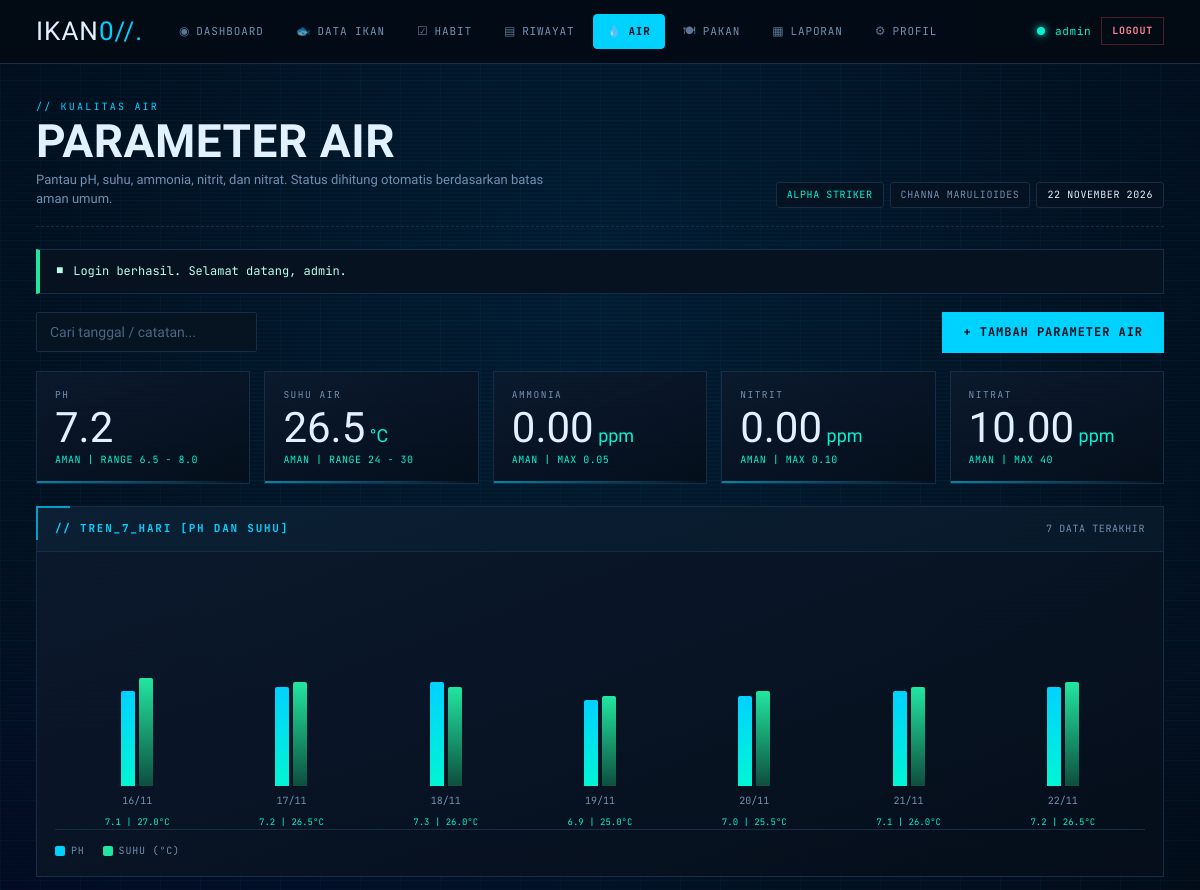
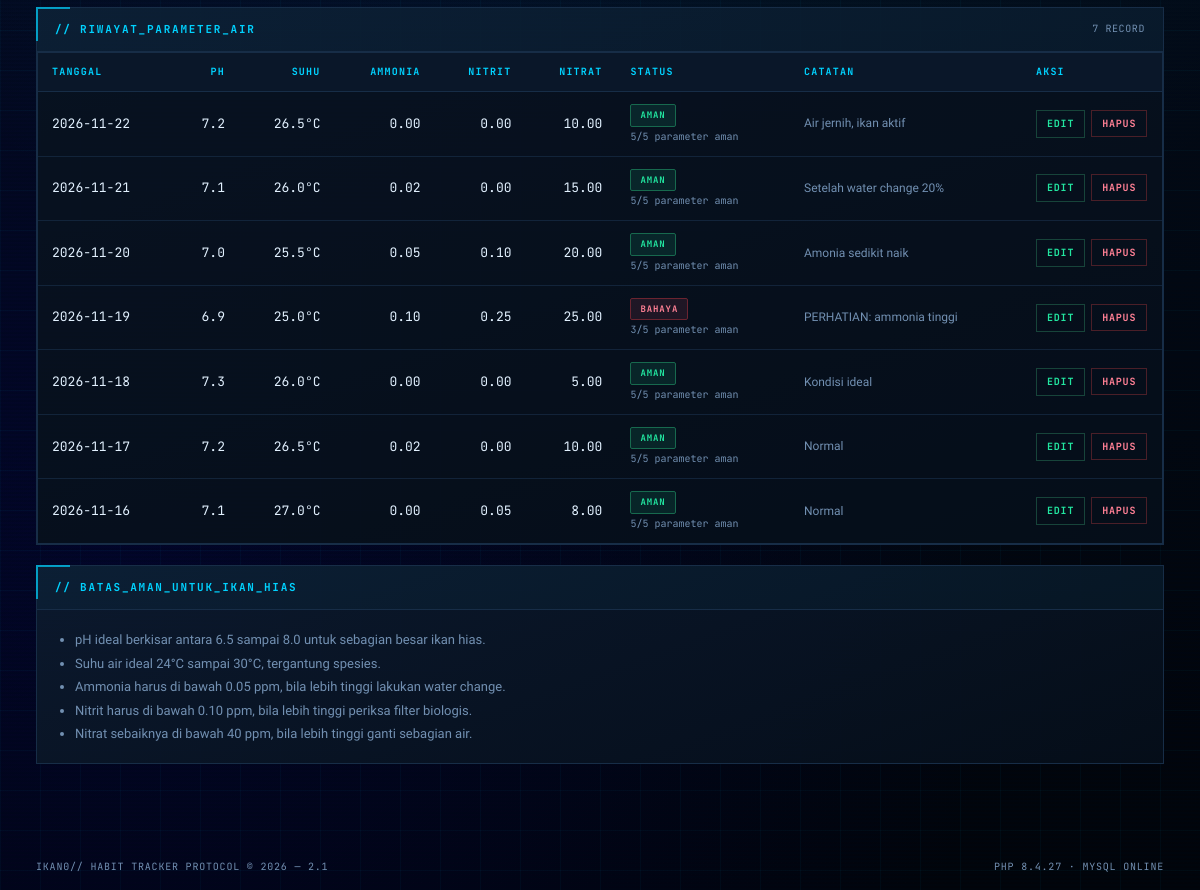
Screenshot of /air/index.php (signed in) with the database file from the repository (2 pictures, top to bottom).
### tables this page shows
CREATE TABLE IF NOT EXISTS `users` (
  `id`         INT AUTO_INCREMENT PRIMARY KEY,
  `username`   VARCHAR(50)  NOT NULL UNIQUE,
  `password`   VARCHAR(255) NOT NULL,
  `nama_ikan`  VARCHAR(60)  NOT NULL DEFAULT 'Ikan Cupang Alpha',
  `jenis_ikan` VARCHAR(60)  NOT NULL DEFAULT 'Betta splendens',
  `created_at` TIMESTAMP    DEFAULT CURRENT_TIMESTAMP
);

CREATE TABLE IF NOT EXISTS `water_params` (
  `id`         INT AUTO_INCREMENT PRIMARY KEY,
  `user_id`    INT NOT NULL,
  `tanggal`    DATE NOT NULL,
  `ph`         DECIMAL(3,1) NOT NULL DEFAULT 7.0,
  `suhu_c`     DECIMAL(4,1) NOT NULL DEFAULT 26.0,
  `ammonia`    DECIMAL(4,2) NOT NULL DEFAULT 0.00,
  `nitrit`     DECIMAL(4,2) NOT NULL DEFAULT 0.00,
  `nitrat`     DECIMAL(5,2) NOT NULL DEFAULT 0.00,
  `catatan`    VARCHAR(300) DEFAULT NULL,
  `created_at` TIMESTAMP DEFAULT CURRENT_TIMESTAMP,
  UNIQUE KEY `unique_user_date` (`user_id`, `tanggal`),
  CONSTRAINT `fk_water_user`
    FOREIGN KEY (`user_id`) REFERENCES `users`(`id`) ON DELETE CASCADE
);

### includes/auth.php (called while the page is built, shortened)
<?php
require_once __DIR__ . '/koneksi.php';
function current_user(): ?array
{
    return [
        'id'         => (int)$_SESSION['user_id'],
        'username'   => $_SESSION['username']    ?? 'Admin',
        'nama_ikan'  => $_SESSION['nama_ikan']   ?? 'Ikan Tanpa Nama',
        'jenis_ikan' => $_SESSION['jenis_ikan']  ?? 'Spesies tidak diketahui',
    ];
}
function sinkron_user_database(): void
{
    $id  = (int)$_SESSION['user_id'];
    $row = db_row(
        "SELECT id, username, nama_ikan, jenis_ikan FROM users WHERE id = ? LIMIT 1",
        'i',
        [$id]
    );
}
sinkron_user_database();
$theme_mode = $_COOKIE['ikan_theme'] ?? 'abyss-dark';

### includes/koneksi.php (called while the page is built, shortened)
<?php
$conn             = @new mysqli(DB_HOST, DB_USER, DB_PASS, DB_NAME);
$db_connected     = true;
if ($conn->connect_error) {
    $db_connected     = false;
    $db_error_message = $conn->connect_error;
    error_log('[IKAN] Koneksi database gagal: ' . $conn->connect_error);
} else {
    $conn->set_charset('utf8mb4');
}
function db_tipe($nilai): string
{
    if (is_int($nilai) || is_bool($nilai)) {
        return 'i';
    }
    return 's';
}
function db_jalankan(string $sql, array $params = [])
{
    global $conn, $db_connected;
    $stmt = $conn->prepare($sql);
    $tipe = '';
    foreach ($params as $nilai) {
        $tipe .= db_tipe($nilai);
    }
    $stmt->bind_param($tipe, ...array_values($params));
    if (!$stmt->execute()) {
        error_log('[IKAN] Eksekusi gagal: ' . $stmt->error . ' | ' . $sql);
        return false;
    }
    if ($stmt->field_count > 0) {
        $hasil = $stmt->get_result();
        return $hasil;
    }
    return $stmt;
}
function db_all(string $sql, string $types = '', array $params = []): array
{
    $hasil = db_jalankan($sql, $params);
    $baris = [];
    while ($row = $hasil->fetch_assoc()) {
        $baris[] = $row;
    }
    return $baris;
}
function db_row(string $sql, string $types = '', array $params = []): ?array
{
    $hasil = db_jalankan($sql, $params);
    $row = $hasil->fetch_assoc();
    return $row ?: null;
}

### includes/functions.php (called while the page is built, shortened)
<?php
function e($teks): string
{
    return htmlspecialchars((string)$teks, ENT_QUOTES, 'UTF-8');
}
function take_flash(): ?array
{
    $flash = $_SESSION['flash'];
    return $flash;
}
function nama_bulan(int $bulan): string
{
    $bulan_indonesia = [
        1 => 'Januari', 'Februari', 'Maret', 'April', 'Mei', 'Juni',
        'Juli', 'Agustus', 'September', 'Oktober', 'November', 'Desember'
    ];
    return $bulan_indonesia[$bulan] ?? '';
}
function tanggal_indonesia(string $tanggal): string
{
    $ts = strtotime($tanggal);
    return date('j', $ts) . ' ' . nama_bulan((int)date('n', $ts)) . ' ' . date('Y', $ts);
}
function ambil_water_params(int $user_id, int $limit = 30): array
{
    return db_all(
        "SELECT id, tanggal, ph, suhu_c, ammonia, nitrit, nitrat, catatan
         FROM water_params
         WHERE user_id = ?
         ORDER BY tanggal DESC, id DESC
         LIMIT " . max(1, $limit),
        'i',
        [$user_id]
    );
}
function ambil_grafik_air(int $user_id): array
{
    return db_all(
        "SELECT tanggal, ph, suhu_c, ammonia, nitrit, nitrat
         FROM water_params
         WHERE user_id = ?
           AND tanggal >= DATE_SUB(CURDATE(), INTERVAL 6 DAY)
         ORDER BY tanggal ASC",
        'i',
        [$user_id]
    );
}
function status_parameter_air(array $params): array
{
    $ph    = (float)$params['ph'];
    $suhu  = (float)$params['suhu_c'];
    $amonia = (float)$params['ammonia'];
    $nitrit = (float)$params['nitrit'];
    $nitrat = (float)$params['nitrat'];
    return [
        'ph'     => ($ph >= 6.5 && $ph <= 8.0) ? 'AMAN' : 'PERHATIAN',
        'suhu'   => ($suhu >= 24.0 && $suhu <= 30.0) ? 'AMAN' : 'PERHATIAN',
        'amonia' => ($amonia <= 0.05) ? 'AMAN' : 'BAHAYA',
        'nitrit' => ($nitrit <= 0.10) ? 'AMAN' : 'BAHAYA',
        'nitrat' => ($nitrat <= 40.0) ? 'AMAN' : 'PERHATIAN',
    ];
}

### air/index.php (the view, shortened to what this page needs)
<?php
require_once __DIR__ . '/../includes/auth.php';
require_once __DIR__ . '/../includes/functions.php';
$user   = current_user();
$daftar = ambil_water_params((int)$user['id'], 30);
$params = $daftar[0] ?? null;
$grafik = ambil_grafik_air((int)$user['id']);
$status = $params ? status_parameter_air($params) : [];
$page_title   = 'Parameter Air';
$page_eyebrow = 'KUALITAS AIR';
$page_desc    = 'Pantau pH, suhu, ammonia, nitrit, dan nitrat. Status dihitung otomatis berdasarkan batas aman umum.';
$active       = 'air';
include __DIR__ . '/../includes/header.php';
?>
<div class="toolbar">
  <div class="toolbar-group">
    <input class="form-input" type="text" placeholder="Cari tanggal / catatan..."
           style="max-width:280px;" data-table-filter="#tabelAir">
  </div>
  <a class="btn-cyber" href="<?= BASE_URL ?>air/tambah.php">+ TAMBAH PARAMETER AIR</a>
</div>
<?php if (empty($params)) { ?>
  <div class="panel">
    <div class="panel-body">
      <div class="empty-panel" style="border:none;">
        <span class="empty-mark">💧</span>
        <h3>Belum ada data parameter air</h3>
        <p>Tambahkan hasil tes air pertama Anda untuk mulai memantau kualitas air.</p>
        <a class="btn-cyber" href="<?= BASE_URL ?>air/tambah.php" style="margin-top:16px;">+ TAMBAH PARAMETER AIR</a>
      </div>
    </div>
  </div>
<?php } else { ?>
  <div class="stat-grid">
    <div class="stat-box">
      <div class="stat-label">pH</div>
      <div class="stat-number"><?= e($params['ph']) ?></div>
      <div class="stat-note <?= $status['ph'] === 'AMAN' ? '' : 'dim' ?>">
        <?= $status['ph'] ?> | RANGE 6.5 - 8.0
      </div>
    </div>
    <div class="stat-box">
      <div class="stat-label">Suhu Air</div>
      <div class="stat-number"><?= e($params['suhu_c']) ?><small> °C</small></div>
      <div class="stat-note <?= $status['suhu'] === 'AMAN' ? '' : 'dim' ?>">
        <?= $status['suhu'] ?> | RANGE 24 - 30
      </div>
    </div>
    <div class="stat-box">
      <div class="stat-label">Ammonia</div>
      <div class="stat-number"><?= e($params['ammonia']) ?><small> ppm</small></div>
      <div class="stat-note <?= $status['amonia'] === 'AMAN' ? '' : 'dim' ?>">
        <?= $status['amonia'] ?> | MAX 0.05
      </div>
    </div>
    <div class="stat-box">
      <div class="stat-label">Nitrit</div>
      <div class="stat-number"><?= e($params['nitrit']) ?><small> ppm</small></div>
      <div class="stat-note <?= $status['nitrit'] === 'AMAN' ? '' : 'dim' ?>">
        <?= $status['nitrit'] ?> | MAX 0.10
      </div>
    </div>
    <div class="stat-box">
      <div class="stat-label">Nitrat</div>
      <div class="stat-number"><?= e($params['nitrat']) ?><small> ppm</small></div>
      <div class="stat-note <?= $status['nitrat'] === 'AMAN' ? '' : 'dim' ?>">
        <?= $status['nitrat'] ?> | MAX 40
      </div>
    </div>
  </div>
  <div class="panel">
    <div class="panel-head">
      <h2 class="panel-title">// TREN_7_HARI [pH DAN SUHU]</h2>
      <span class="panel-sub"><?= count($grafik) ?> DATA TERAKHIR</span>
    </div>
    <div class="panel-body">
      <?php if (empty($grafik)) { ?>
        <div class="empty-panel" style="border:none;padding:26px 8px;">
          <span class="empty-mark">📊</span>
          <h3>Belum ada data grafik</h3>
          <p>Tambahkan parameter air selama 7 hari terakhir untuk melihat tren.</p>
        </div>
      <?php } else { ?>
        <div class="chart-area">
          <?php foreach ($grafik as $g) { ?>
            <div class="chart-col">
              <div class="chart-bar-wrap">
                <div class="chart-bar ph" style="height:<?= min(100, max(0, ((float)$g['ph'] - 5.0) / 4.0 * 100)) ?>%"></div>
                <div class="chart-bar suhu" style="height:<?= min(100, max(0, ((float)$g['suhu_c'] - 15.0) / 20.0 * 100)) ?>%"></div>
              </div>
              <div class="chart-label"><?= date('d/m', strtotime($g['tanggal'])) ?></div>
              <div class="chart-value"><?= e($g['ph']) ?> | <?= e($g['suhu_c']) ?>°C</div>
            </div>
          <?php } ?>
        </div>
        <div class="chart-legend">
          <span class="legend-item"><span class="legend-dot ph"></span> pH</span>
          <span class="legend-item"><span class="legend-dot suhu"></span> Suhu (°C)</span>
        </div>
      <?php } ?>
    </div>
  </div>
  <div class="panel">
    <div class="panel-head">
      <h2 class="panel-title">// RIWAYAT_PARAMETER_AIR</h2>
      <span class="panel-sub"><?= count($daftar) ?> RECORD</span>
    </div>
    <div class="panel-body tight">
      <div class="table-wrap">
        <table class="table-cyber" id="tabelAir">
          <thead>
            <tr>
              <th>Tanggal</th>
              <th class="num">pH</th>
              <th class="num">Suhu</th>
              <th class="num">Ammonia</th>
              <th class="num">Nitrit</th>
              <th class="num">Nitrat</th>
              <th>Status</th>
              <th>Catatan</th>
              <th width="140">Aksi</th>
            </tr>
          </thead>
          <tbody>
            <?php foreach ($daftar as $w) {
                $st = status_parameter_air($w);
                $aman = count(array_filter($st, fn($v) => $v === 'AMAN'));
                $bahaya = in_array('BAHAYA', $st, true);
            ?>
              <tr>
                <td class="mono"><?= e($w['tanggal']) ?></td>
                <td class="num"><?= e($w['ph']) ?></td>
                <td class="num"><?= e($w['suhu_c']) ?>°C</td>
                <td class="num"><?= e($w['ammonia']) ?></td>
                <td class="num"><?= e($w['nitrit']) ?></td>
                <td class="num"><?= e($w['nitrat']) ?></td>
                <td>
                  <span class="badge <?= $bahaya ? 'badge-danger' : ($aman === 5 ? 'badge-ok' : 'badge-warn') ?>">
                    <?= $bahaya ? 'BAHAYA' : ($aman === 5 ? 'AMAN' : 'PERHATIAN') ?>
                  </span>
                  <div class="muted mono" style="font-size:10px;margin-top:3px;"><?= $aman ?>/5 parameter aman</div>
                </td>
                <td class="muted"><?= e($w['catatan'] ?: '-') ?></td>
                <td>
                  <div class="aksi">
                    <a class="btn-mini ok" href="<?= BASE_URL ?>air/edit.php?id=<?= (int)$w['id'] ?>">EDIT</a>
                    <form method="post" action="<?= BASE_URL ?>air/hapus.php" style="display:inline;">
                      <button class="btn-mini danger" type="submit"
                              data-confirm="Hapus data parameter air tanggal <?= e($w['tanggal']) ?>?">
                        HAPUS
                      </button>
                    </form>
                  </div>
                </td>
              </tr>
            <?php } ?>
          </tbody>
        </table>
      </div>
    </div>
  </div>
<?php } ?>
<div class="panel">
  <div class="panel-head">
    <h2 class="panel-title">// BATAS_AMAN_UNTUK_IKAN_HIAS</h2>
  </div>
  <div class="panel-body">
    <ul style="margin:0;padding-left:20px;line-height:1.8;color:var(--text-muted);font-size:13px;">
      <li>pH ideal berkisar antara 6.5 sampai 8.0 untuk sebagian besar ikan hias.</li>
      <li>Suhu air ideal 24°C sampai 30°C, tergantung spesies.</li>
      <li>Ammonia harus di bawah 0.05 ppm, bila lebih tinggi lakukan water change.</li>
      <li>Nitrit harus di bawah 0.10 ppm, bila lebih tinggi periksa filter biologis.</li>
      <li>Nitrat sebaiknya di bawah 40 ppm, bila lebih tinggi ganti sebagian air.</li>
    </ul>
  </div>
</div>
<?php include __DIR__ . '/../includes/footer.php'; ?>

### includes/header.php (shortened to what this page needs)
<?php
require_once __DIR__ . '/auth.php';
require_once __DIR__ . '/functions.php';
$user         = current_user();
$page_title   = $page_title   ?? APP_NAME;
$active       = $active       ?? '';
$page_eyebrow = $page_eyebrow ?? 'IKAN// PROTOCOL';
$page_desc    = $page_desc    ?? '';
$flash        = take_flash();
$menu = [
    'dashboard' => ['label' => 'DASHBOARD',  'url' => 'index.php',        'icon' => '◉'],
    'ikan'      => ['label' => 'DATA IKAN',  'url' => 'ikan/index.php',   'icon' => '🐟'],
    'habit'     => ['label' => 'HABIT',      'url' => 'habit/index.php',  'icon' => '☑'],
    'log'       => ['label' => 'RIWAYAT',    'url' => 'log/index.php',    'icon' => '▤'],
    'air'       => ['label' => 'AIR',        'url' => 'air/index.php',    'icon' => '💧'],
    'pakan'     => ['label' => 'PAKAN',      'url' => 'pakan/index.php',  'icon' => '🍽'],
    'laporan'   => ['label' => 'LAPORAN',    'url' => 'laporan.php',      'icon' => '▦'],
    'profil'    => ['label' => 'PROFIL',     'url' => 'profil.php',       'icon' => '⚙'],
];
?>
<!DOCTYPE html>
<html lang="id">
<head>
  <link rel="stylesheet" href="<?= BASE_URL ?>assets/css/style.css">
  <link rel="stylesheet" href="<?= BASE_URL ?>assets/css/pages.css">
</head>
<body class="page-inner <?= $theme_mode === 'mint-cyan' ? 'theme-mint' : '' ?>">
  <div class="grid-bg"></div>
  <div class="scanlines"></div>
  <header class="shell-topbar">
    <div class="shell-wrap">
      <a class="shell-brand" href="<?= BASE_URL ?>index.php">
        IKAN<span class="accent">0//.</span>
      </a>
      <nav class="shell-nav">
        <?php foreach ($menu as $kunci => $item) { ?>
          <a href="<?= BASE_URL . $item['url'] ?>"
             class="shell-nav-link <?= $active === $kunci ? 'is-active' : '' ?>">
            <span class="nav-icon"><?= $item['icon'] ?></span>
            <?= $item['label'] ?>
          </a>
        <?php } ?>
      </nav>
      <div class="shell-user">
        <span class="db-dot <?= $db_connected ? 'on' : 'off' ?>"
              title="<?= $db_connected ? 'MySQL terhubung' : 'MySQL mati - mode demo' ?>"></span>
        <span class="user-name"><?= e($user['username']) ?></span>
        <a class="btn-mini danger" href="<?= BASE_URL ?>logout.php"
           onclick="return confirm('Keluar dari sistem?');">LOGOUT</a>
      </div>
    </div>
  </header>
  <main class="shell-wrap shell-main">
    <div class="page-head">
      <div>
        <span class="eyebrow">// <?= e($page_eyebrow) ?></span>
        <h1 class="page-title"><?= e($page_title) ?></h1>
        <?php if ($page_desc !== '') { ?>
          <p class="page-desc"><?= e($page_desc) ?></p>
        <?php } ?>
      </div>
      <div class="page-head-meta">
        <span class="meta-chip"><?= e($user['nama_ikan']) ?></span>
        <span class="meta-chip dim"><?= e($user['jenis_ikan']) ?></span>
        <span class="meta-chip mono"><?= tanggal_indonesia(date('Y-m-d')) ?></span>
      </div>
    </div>
    <?php if ($flash) { ?>
      <div class="flash flash-<?= e($flash['tipe']) ?>">
        <span class="flash-mark">■</span>
        <?= e($flash['pesan']) ?>
      </div>
    <?php } ?>

### rows the page displays
users: username "admin", nama_ikan "ALPHA STRIKER", jenis_ikan "CHANNA MARULIOIDES"
water_params: ph "7.2", suhu_c "26.5", ammonia "0.00", nitrit "0.00", nitrat "10.00", tanggal "22/11", tanggal "2026-11-22", shows "AMAN", aman "5", catatan "Air jernih, ikan aktif"
water_params: tanggal "16/11", ph "7.1", suhu_c "27.0", tanggal "2026-11-16", ammonia "0.00", nitrit "0.05", nitrat "8.00", shows "AMAN", aman "5", catatan "Normal"
water_params: tanggal "17/11", ph "7.2", suhu_c "26.5", tanggal "2026-11-17", ammonia "0.02", nitrit "0.00", nitrat "10.00", shows "AMAN", aman "5", catatan "Normal"
water_params: tanggal "18/11", ph "7.3", suhu_c "26.0", tanggal "2026-11-18", ammonia "0.00", nitrit "0.00", nitrat "5.00", shows "AMAN", aman "5", catatan "Kondisi ideal"
water_params: tanggal "19/11", ph "6.9", suhu_c "25.0", tanggal "2026-11-19", ammonia "0.10", nitrit "0.25", nitrat "25.00", shows "BAHAYA", aman "3", catatan "PERHATIAN: ammonia tinggi"
water_params: tanggal "20/11", ph "7.0", suhu_c "25.5", tanggal "2026-11-20", ammonia "0.05", nitrit "0.10", nitrat "20.00", shows "AMAN", aman "5", catatan "Amonia sedikit naik"
water_params: tanggal "21/11", ph "7.1", suhu_c "26.0", tanggal "2026-11-21", ammonia "0.02", nitrit "0.00", nitrat "15.00", shows "AMAN", aman "5", catatan "Setelah water change 20%"

### other values shown
$item['icon'] "◉"
$item['label'] "DASHBOARD"
$item['icon'] "🐟"
$item['label'] "DATA IKAN"
$item['icon'] "☑"
$item['label'] "HABIT"
$item['icon'] "▤"
$item['label'] "RIWAYAT"
$item['icon'] "💧"
$item['label'] "AIR"
$item['icon'] "🍽"
$item['label'] "PAKAN"
$item['icon'] "▦"
$item['label'] "LAPORAN"
$item['icon'] "⚙"
